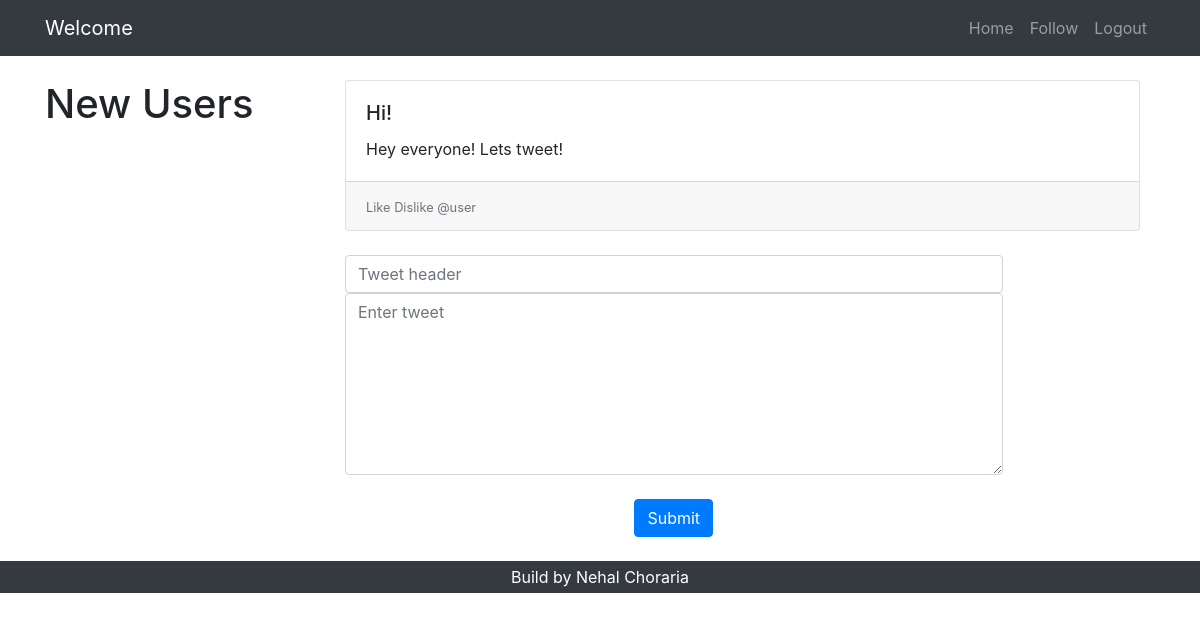
The page /tweet/tweet/7 (signed in) on the database as committed earlier.
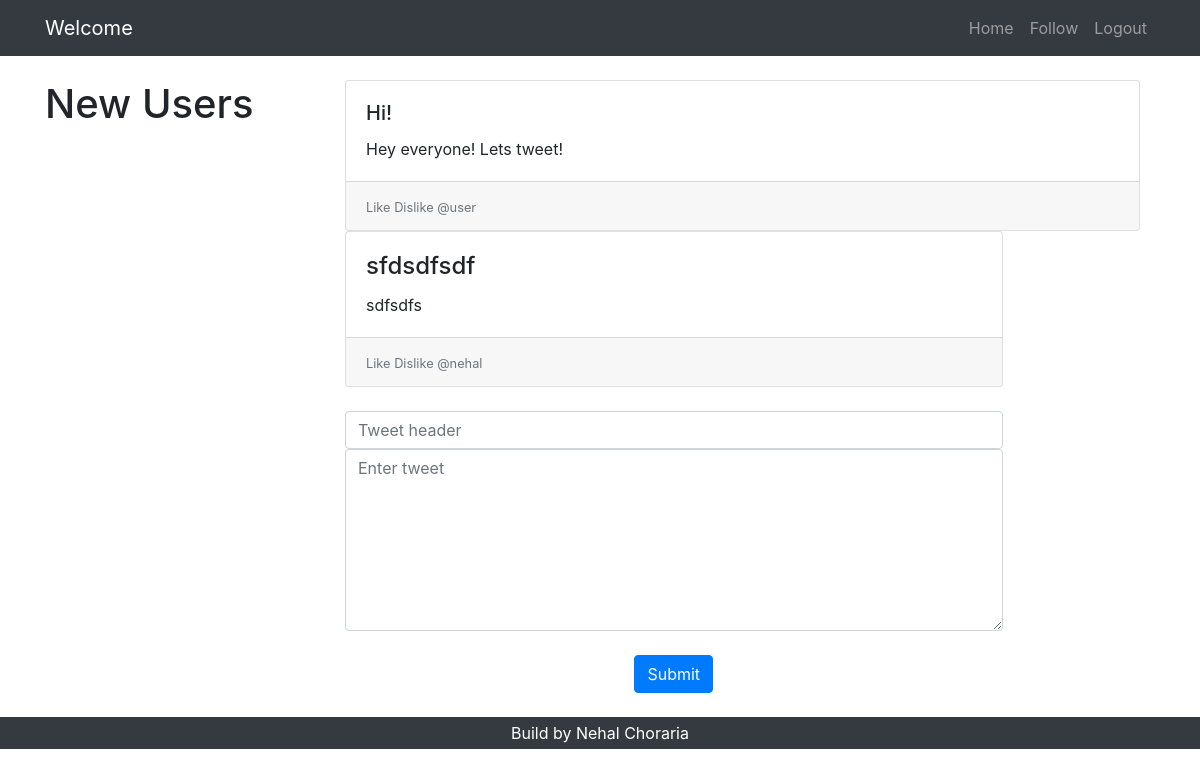
The same page on the database as committed later.
### tweet/models.py (models this page shows, shortened)
class Post(models.Model):
    id = models.AutoField(primary_key=True)
    author = models.ForeignKey(settings.AUTH_USER_MODEL, on_delete=models.CASCADE)
    title = models.CharField(max_length=200)
    text = models.TextField()
    parent=models.IntegerField(blank=True, null=True)
    created_date = models.DateTimeField(default=timezone.now)

### tweet/views.py (the view, shortened to what this page needs)
# urls.py: path('tweet/<int:id>',tweetdetails),
@login_required
def tweetdetails(request,id):
    tweet = Post.objects.filter(id=(id))
    if tweet.exists() == False:
        print('in')
        return HttpResponseRedirect("/")
    child= Post.objects.filter(parent=(id))
    form = TweetForm(request.POST or None)
    context={
    'tweet':tweet, 'form':form,'child':child
    }
    return render(request,"tweet.html",context)

### tweet/forms.py
class TweetForm(ModelForm):
    class Meta:
        model = Post
        fields = ['title', 'text']
    def __init__(self, *args, **kwargs):
        super(TweetForm, self).__init__(*args, **kwargs)
        self.fields['title'].widget = forms.TextInput(attrs={
            'class': 'form-control',
            'rows':2,
            'name': '',
            'placeholder': 'Tweet header'})
        self.fields['text'].widget = forms.Textarea(attrs={
            'class': 'form-control',
            'rows':7,
            'placeholder': 'Enter tweet'})

### templates/tweet.html (shortened to what this page needs)
<!DOCTYPE html>
<html lang="en">
  <head>
    {% load static %}
    <link href="{% static "home/vendor/bootstrap/css/bootstrap.min.css" %}" rel="stylesheet">
    <link href="{% static "home/css/shop-homepage.css" %}" rel="stylesheet">
  </head>
  <body>
    <nav class="navbar navbar-expand-lg navbar-dark bg-dark fixed-top">
      <div class="container">
        <a class="navbar-brand" href="#">Welcome {{username}} </a>
        <div class="collapse navbar-collapse" id="navbarResponsive">
          <ul class="navbar-nav ml-auto">
            <li class="nav-item">
              <a class="nav-link" href="/">Home
              </a>
            </li>
            <li class="nav-item">
              <a class="nav-link" href="/following">Follow
              </a>
            </li>
            <li class="nav-item">
              <a class="nav-link" href="/logout">Logout</a>
            </li>
          </ul>
        </div>
      </div>
    </nav>
    <div class="container">
      <div class="row">
        <div class="col-lg-3">
          <h1 class="my-4">New Users</h1>
        </div>
        <div class="col-lg-9">
            {% for cell in tweet %}
            <div class="col-lg-12 col-md-6 ">
              <div class="card h-100">
                <div class="card-body">
                  <h5  class="card-title">
                    {{ cell.title }}
                  </h5>
                  <p class="card-text">{{ cell.text }}</p>
                </div>
                <div class="card-footer">
                  <small class="text-muted">Like Dislike @{{ cell.author }} </small>
                </div>
              </div>
            </div>
            {% endfor %}
            {% for cell in child %}
            <div class="col-lg-10 col-md-6" style="left-padding:50%">
              <div class="card h-100">
                <div class="card-body">
                  <h4 class="card-title">
                    {{ cell.title }}
                  </h4>
                  <p class="card-text">{{ cell.text }}</p>
                </div>
                <div class="card-footer">
                  <small class="text-muted">Like Dislike @{{ cell.author }} </small>
                </div>
              </div>
            </div>
            {% endfor %}
            <br>
            <div class="col-lg-10 col-md-6 mb-4" style="left-padding:50%">
            <form method="POST">
              {{form.title}}
              {{form.text}}
              <br>
              <button style="margin:auto;display:block" type="submit" class="btn btn-primary mb-2">Submit</button>
            </form>
          </div>
        </div>
      </div>
    </div>
    <footer class="py-1 bg-dark">
      <div class="container">
        <p class="m-0 text-center text-white">Build by Nehal Choraria</p>
      </div>
    </footer>
  </body>
</html>

### static/home/css/shop-homepage.css (style rules this page uses)
body { padding-top: 54px; }
@media (min-width: 992px) { body { padding-top: 56px; } }

Rows that differ between the two databases and show on the page:
added Post: title "sfdsdfsdf", text "sdfsdfs", author "nehal"
